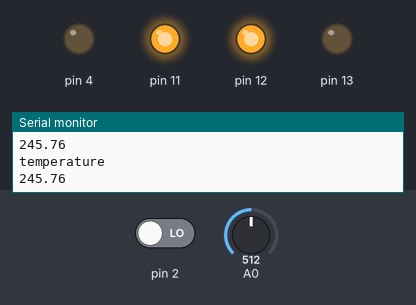
A sketch run on a simulated Arduino Uno, built with avr-gcc and run on an emulated ATmega328P. Shown: output pins drawn as LEDs (lit = HIGH), the last lines printed to the serial monitor. Inputs (shaded band) come from the test bench; at power-on: A0 = 512, pin 2 LOW.

Above: at 1.2 s.
1.3 s: A0 set to 44
2.8 s: A0 set to 37
At 3.5 s:
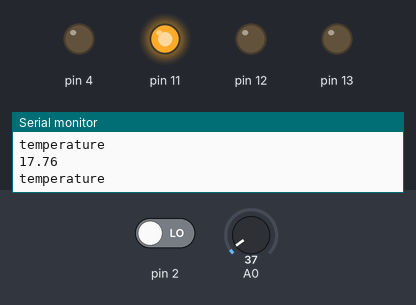
4.3 s: pin 2 driven HIGH
At 5.0 s:
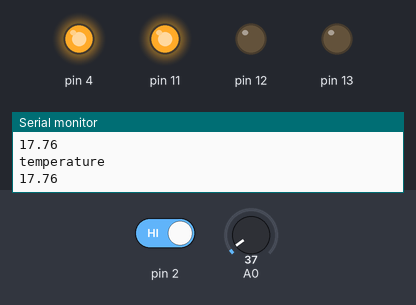
5.8 s: A0 set to 122
At 6.6 s:
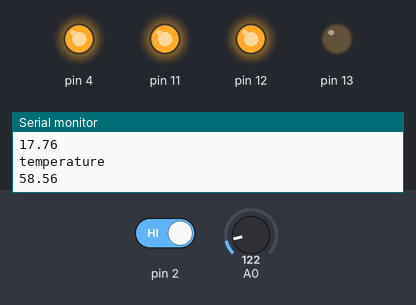
7.8 s: A0 set to 10
At 9.4 s:
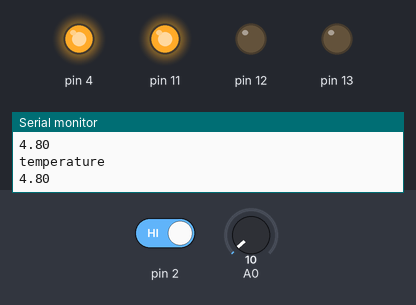
9.8 s: A0 set to 306
At 10.9 s:
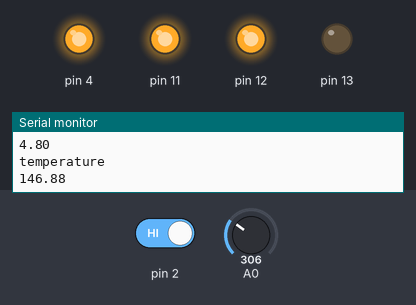
Timing chart, 0 to 12.8 s (numbered marks = the images above; inputs shaded):
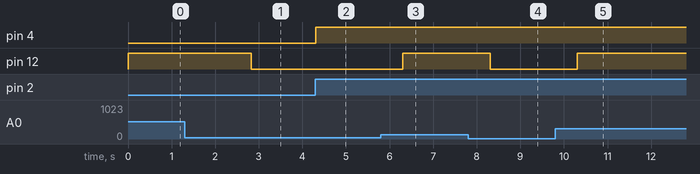

Measured:
- the behaviour switches between 42 and 41 on A0 (found by bisection; images 0 and 1)
- after the input at 2.8 s, pin 12: HIGH → LOW at once
- after the input at 4.3 s, pin 4: LOW → HIGH at once
- after the input at 5.8 s, pin 12: LOW → HIGH after 0.51 s
- after the input at 7.8 s, pin 12: HIGH → LOW after 0.51 s
- after the input at 9.8 s, pin 12: LOW → HIGH after 0.51 s

The sketch:

home_automation.ino
```cpp
void setup() {
  // initialize serial communication:
  Serial.begin(9600);

  pinMode(2,INPUT);
  pinMode(4,OUTPUT);
  pinMode(11,OUTPUT);
  pinMode(12,OUTPUT);
  pinMode(13,OUTPUT);
  pinMode(A0,INPUT);
  digitalWrite(2,LOW);
  digitalWrite(11,HIGH);

}

void loop() {


  // PIR with LED starts
  int pir = digitalRead(2);

  if(pir == HIGH)
  {
    digitalWrite(4,HIGH);
    delay(1000);
  }
  else if(pir == LOW)
  {
    digitalWrite(4,LOW);
  }

  //temp with fan
  float value=analogRead(A0);
  float temperature=value*0.48;

  Serial.println("temperature");
  Serial.println(temperature);

  if(temperature > 20)
  {
    digitalWrite(12,HIGH);
    digitalWrite(13,LOW);
  }
  else
  {
    digitalWrite(12,LOW);
    digitalWrite(13,LOW);
  }
}
```
